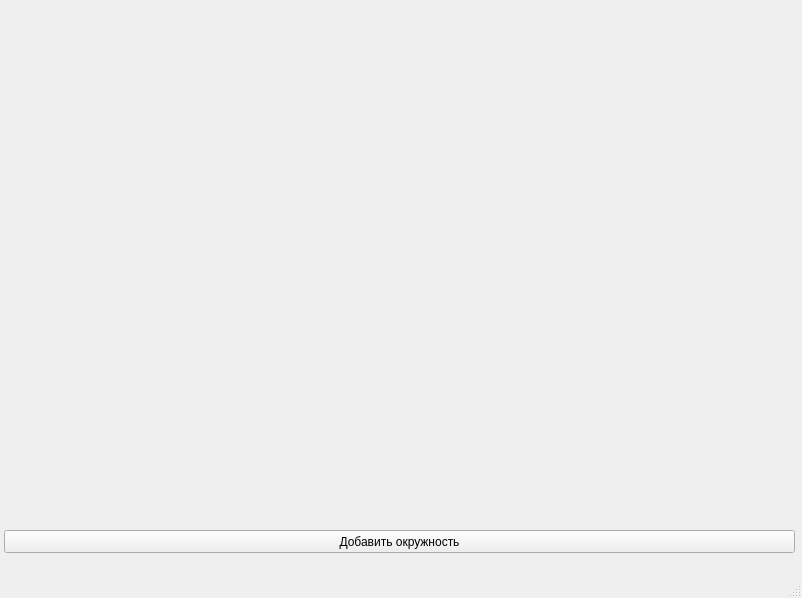
<?xml version="1.0" encoding="UTF-8"?>
<ui version="4.0">
 <class>MainWindow</class>
 <widget class="QMainWindow" name="MainWindow">
  <property name="geometry">
   <rect>
    <x>0</x>
    <y>0</y>
    <width>802</width>
    <height>598</height>
   </rect>
  </property>
  <property name="windowTitle">
   <string>MainWindow</string>
  </property>
  <widget class="QWidget" name="centralwidget">
   <widget class="QPushButton" name="pushButton">
    <property name="geometry">
     <rect>
      <x>4</x>
      <y>530</y>
      <width>791</width>
      <height>23</height>
     </rect>
    </property>
    <property name="text">
     <string>Добавить окружность</string>
    </property>
   </widget>
   <widget class="QWidget" name="gridLayoutWidget">
    <property name="geometry">
     <rect>
      <x>10</x>
      <y>10</y>
      <width>781</width>
      <height>511</height>
     </rect>
    </property>
    <layout class="QGridLayout" name="gridLayout"/>
   </widget>
  </widget>
  <widget class="QMenuBar" name="menubar">
   <property name="geometry">
    <rect>
     <x>0</x>
     <y>0</y>
     <width>802</width>
     <height>21</height>
    </rect>
   </property>
  </widget>
  <widget class="QStatusBar" name="statusbar"/>
 </widget>
 <resources/>
 <connections/>
</ui>
